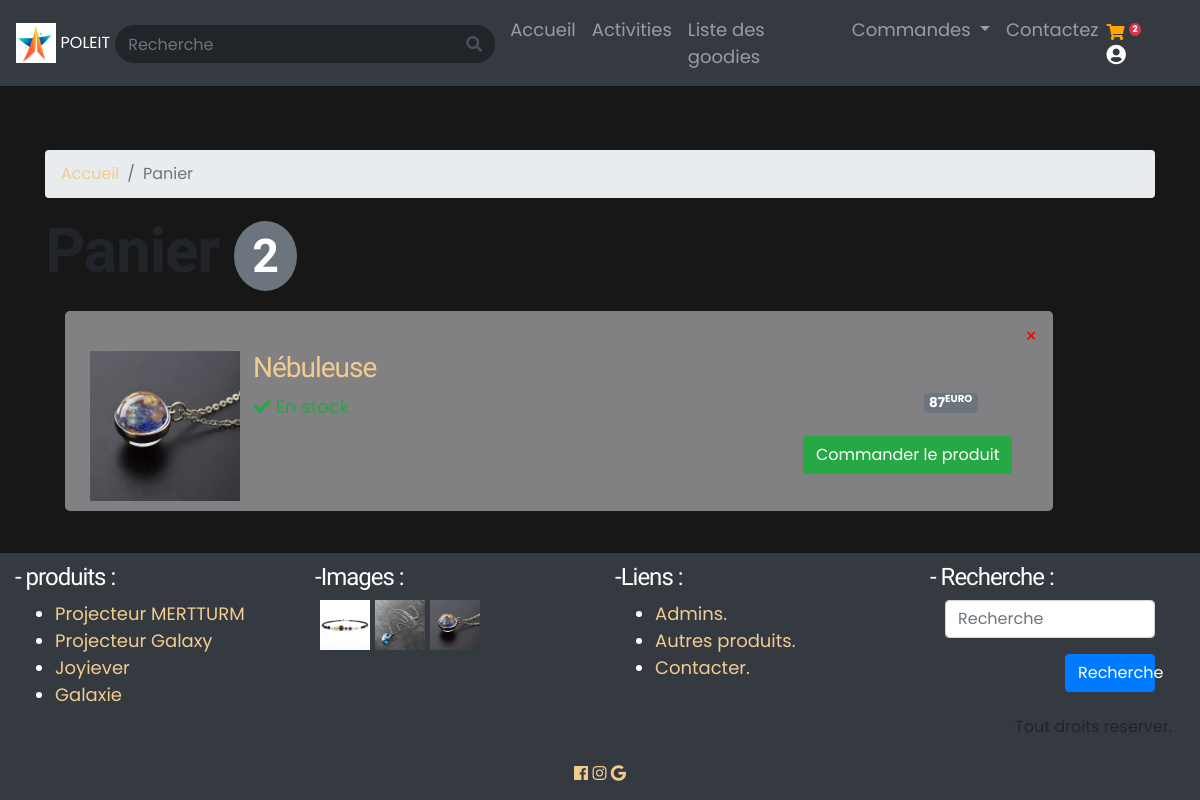
The app's page /Espace_membre/controleur/panier_controleur.php (signed in) with its own data.
### tables this page shows
CREATE TABLE IF NOT EXISTS `panier` (
  `id` int NOT NULL AUTO_INCREMENT,
  `id_l` int NOT NULL,
  `id_u` int NOT NULL,
  PRIMARY KEY (`id`)
);

CREATE TABLE IF NOT EXISTS `produits` (
  `id` int NOT NULL AUTO_INCREMENT,
  `titre` varchar(255) NOT NULL,
  `p_ach` int NOT NULL,
  `dispo` varchar(11) NOT NULL,
  `stock` int NOT NULL,
  `cat` varchar(255) NOT NULL,
  `nb_v` int NOT NULL,
  `disc` text NOT NULL,
  `promo` int NOT NULL,
  `image` varchar(255) NOT NULL,
  PRIMARY KEY (`id`)
);

### Espace_membre/controleur/panier_controleur.php (called while the page is built, shortened)
<?php
include('../../autre/bdd.php');
    include('../modele/accueil_modele.php');
    include('../modele/panier_modele.php');
    include('../modele/Produit_modele.php');
    if(isset($_SESSION['id'])){
        $panier=get_pan($_SESSION['id']);
    }
    include('../vue/panier_vue.php');
?>

### Espace_membre/modele/accueil_modele.php (called while the page is built, shortened)
<?php
    function get_produits($d,$f){
        global $bdd;
        $rep = $bdd->query('SELECT * FROM produits ORDER BY id DESC LIMIT '.$d.','.$f);
        return $rep;
    }
    function get_nb_pan($id){
        global $bdd;
        $req= $bdd->query('SELECT COUNT(panier.id) AS nb FROM panier WHERE id_u='.$id);
        $donnees= $req->fetch();
        return $donnees['nb'];
    }
?>

### Espace_membre/modele/panier_modele.php (called while the page is built, shortened)
<?php
    function get_pan($id_u){
        global $bdd;
		$rep = $bdd->query ('SELECT *,panier.id as id_pan, produits.id as id_l FROM panier,produits WHERE produits.id=id_l and id_u='.$id_u.' ORDER BY panier.id DESC ');
		return $rep;
    }
?>

### Espace_membre/modele/Produit_modele.php (called while the page is built, shortened)
<?php
    function verif($produit,$id){
        global $bdd;
        $rep = $bdd->query('SELECT * FROM commandes,produits WHERE id_produit="'.$produit.'" and livraison = "non livré" and id_uti='.$id);
        $donnees=$rep->fetch();
        return $donnees;
    }
?>

### Espace_membre/vue/panier_vue.php (the view, shortened to what this page needs)
<html>
<head>
    <link rel="stylesheet" href="../../css/bootstrap/dist/css/bootstrap.min.css" />
    <link rel="stylesheet" href="../../css/bootstrap/icone/css/all.css">
    <link href="../../css/style.css" rel="stylesheet" />
</head>
<body>
    <?php include("../autre/menu.php"); ?>
    <section class="container" id="princi">
        <article>
            <nav aria-label="breadcrumb">
                <ol class="breadcrumb">
                    <li class="breadcrumb-item"><a href="accueil_controleur.php">Accueil</a></li>
                    <li class="breadcrumb-item active" aria-current="page">Panier</li>
                </ol>
            </nav>
        </article>
        <article>
            <h1 style="margin-bottom:20px;">Panier <span class="badge badge-secondary rounded-circle"><?php echo get_nb_pan($_SESSION['id']); ?></span></h1>
            <div class="row col-sm-11 offset-sm-1" id="pan">
                <?php
                 while($produit=$panier->fetch()){
                ?>
                <div class='row col-sm-12 jumbotron' style="padding:10px 0px 10px 10px; background-color: rgb(233,236,239,0.5);">
                    <div class="col-sm-12">
                        <a style="font-size:20px; text-decoration: none; color:red;" class="float-right" href="panier_controleur.php?supp=<?php echo $produit['id_pan'] ; ?>">&times;</a>
                    </div>
                    <div class="col-lg-2 col-sm-4">
                        <img src="../../images/produits/<?php echo $produit['image']; ?>" width="150" />
                    </div>
                    <div class="col-lg-10 col-sm-8">
                        <h3><a href="Produit_controleur.php?produit=<?php echo $produit['id_l']; ?>"><?php echo $produit['titre']; ?></a></h3>
                        <div class="row">
                            <p class="col-sm-9">
                                <?php if($produit['stock']>0){ ?>
                                <span style="color:#28a745;"><i class="fas fa-check"></i> En stock </span><br />
                                <?php }else{ ?>
                                <span style="color:#dc3545;"><i class="fas fa-times"></i> En Repture </span><br />
                                <?php } ?>
                            </p>
                            <p class="col-sm-3 text-center" style="font-weight:bold;">
                                <?php if($produit['promo']==0){ ?>
                                <span><span class="badge badge-secondary"><?php echo $produit['p_ach']; ?><sup>EURO</sup></span></span>
                                <?php } ?>
                            </p>
                        </div>
                        <div class="col-sm-12">
                            <a class="btn btn-success navbar-btn float-right" style="margin-right : 10px; color : #fff" <?php
                        if($produit['dispo']=="non" && $produit['stock']==0){
                            echo "disabled";
                        } else{
                            if(empty(verif($produit['id_l'],$_SESSION['id']))){
                                echo 'data-toggle="modal" data-target="#infos'.$produit['id_pan'].'"';
                            }else{
                                echo 'data-toggle="modal" data-target="#alert_comm'.$produit['id_pan'].'"';
                            }
                        } ?>> Commander le produit</a>
                        </div>
                    </div>
                </div>
                <?php } ?>
            </div>
        </article>
    </section>
    <?php include('../autre/footer.php'); ?>
</body>
</html>

### Espace_membre/autre/footer.php (shortened to what this page needs)
<footer class="container-fluid" style="color:white; margin-bottom: 0px; margin-top: 10px; padding-top: 10px; background-color:#343a40;">
    <div class="row">
        <div class="col-sm-3">
            <h4>- produits :</h4>
            <?php
			$rep=get_produits(3,4);
            echo '<ul>';
			while($donnees=$rep->fetch()){
                echo '<li><a href="Produit_controleur.php?produit='.$donnees['id'].'">'.$donnees['titre'].'</a>';
            }
            echo '</ul>';
		?>
        </div>
        <div class="col-sm-3">
            <h4>-Images :</h4>
            <?php
		$rep=get_produits(0,3);
		while($donnees=$rep->fetch()){
			echo '<a href="../../images/produits/'.$donnees['image'].'"><img src="../../images/produits/'.$donnees['image'].'" width=50 Style="margin-left:5px;"/></a>';
		}
						 ?>
        </div>
        <div class="col-sm-3">
            <h4>-Liens :</h4>
            <ul>
                <li><a href='../../Espace_admin/controleur/connexion_controleur.php'>Admins.</a></li>
                <li><a href='listeProduit_controleur.php'>Autres produits.</a></li>
                <li><a href='contactez_controleur.php'>Contacter.</a></li>
            </ul>
        </div>
        <div class="col-sm-3">
            <form class="form-horizontal col-lg-12" method="get" action="Recherche_controleur.php">
                <h4>- Recherche :</h4>
                <div class="form-group">
                    <div class="col-lg-12">
                        <div class="form-group">
                            <input id="rech" name="rech" class="form-control" placeholder="Recherche" type='search'>
                        </div>
                    </div>
                    <div class="form-group">
                        <div class="col-lg-6 offset-lg-6">
                            <button id="connexion " name="connexion " class="btn btn-primary btn-block"><span class="glyphicon glyphicon-search"></span> Recherche </button>
                        </div>
                    </div>
                </div>
            </form>
            <p class="btn float-right">Tout droits reserver.</p>
        </div>
        <div class="col-sm-12 text-center">
                <a href="fb.com"><i class="fab fa-facebook"></i></a>
                <a href="insta.com"><i class="fab fa-instagram"></i></a>
                <a href="mailto:eniemsite@gmail.com"><i class="fab fa-google"></i></a>
        </div>
    </div>
</footer>

### css/style.css (style rules this page uses)
#princi { margin-top: 80px; }
@media screen and (max-width: 1280px) { #princi { margin-top: 150px; } }
@media screen and (max-width: 1280px) { #pan { margin-left: 20px; } }

### Espace_membre/css/tooplate-kool-form-pack.css (style rules this page uses)
:root { --body-bg-color: #181717; --white-color: #ffffff; --primary-color: #E07A5F; --secondary-color: #F2CC8F; --section-bg-color: #f0f8ff; --custom-btn-bg-color: #E07A5F; --custom-btn-bg-hover-color: #F2CC8F; --dark-color: #000000; --p-color: #ffffff; --link-hover-color: #F2CC8F; --body-font-family: 'Poppins', sans-serif; --heading-font-family: 'Unbounded', sans-serif; --h1-font-size: 62px; --h2-font-size: 36px; --h3-font-size: 28px; --h4-font-size: 24px; --h5-font-size: 22px; --h6-font-size: 20px; --p-font-size: 18px; --menu-font-size: 16px; --btn-font-size: 14px; --border-radius-large: 100px; --border-radius-medium: 20px; --border-radius-small: 10px; --font-weight-normal: 400; --font-weight-medium: 500; --font-weight-bold: 700; }
body { background-color: var(--body-bg-color); font-family: var(--body-font-family); }
h1, h2, h3, h4, h5, h6 { font-family: var(--heading-font-family); font-weight: var(--font-weight-medium); letter-spacing: -1px; }
h1 { font-size: var(--h1-font-size); font-weight: var(--font-weight-bold); }
h3 { font-size: var(--h3-font-size); }
h4 { font-size: var(--h4-font-size); }
p { color: var(--p-color); font-size: var(--p-font-size); font-weight: var(--font-weight-normal); }
ul li { color: var(--p-color); font-size: var(--p-font-size); font-weight: var(--font-weight-normal); }
a, button { touch-action: manipulation; transition: all 0.3s; }
a { display: inline-block; color: var(--secondary-color); text-decoration: none; }

### records on screen
panier: produits.image (picture), produits.titre "Nébuleuse", produits.p_ach "87"
produits: titre "Projecteur MERTTURM"
produits: titre "Projecteur Galaxy"
produits: titre "Joyiever"
produits: titre "Galaxie"
produits: image (picture)
produits: image (picture)
produits: image (picture)

### other values on screen
get_nb_pan($_SESSION['id']) "2"
